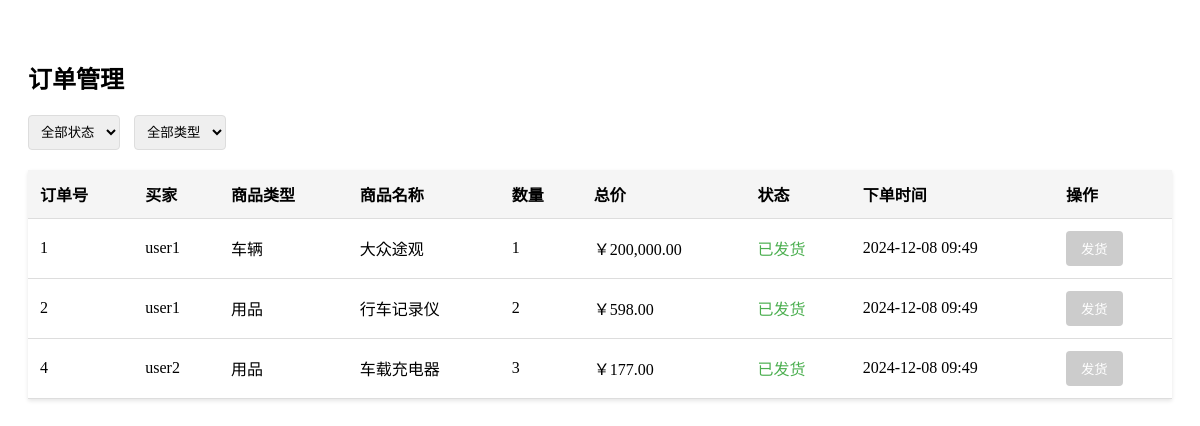
/seller/orders.php (signed in), run on the app's committed database.
### tables this page shows
CREATE TABLE orders (
    order_id INT PRIMARY KEY AUTO_INCREMENT,
    user_id INT,
    seller_id INT,
    item_type ENUM('car', 'product') NOT NULL,
    item_id INT NOT NULL,
    quantity INT NOT NULL,
    total_price DECIMAL(10,2) NOT NULL,
    status ENUM('未发货', '已发货') DEFAULT '未发货',
    created_at TIMESTAMP DEFAULT CURRENT_TIMESTAMP,
    FOREIGN KEY (user_id) REFERENCES users(user_id),
    FOREIGN KEY (seller_id) REFERENCES users(user_id)
);

CREATE TABLE users (
    user_id INT PRIMARY KEY AUTO_INCREMENT,
    username VARCHAR(50) NOT NULL UNIQUE,
    password VARCHAR(255) NOT NULL,
    phone VARCHAR(20),
    email VARCHAR(100),
    age INT,
    signature TEXT,
    address TEXT,
    role ENUM('user', 'seller') NOT NULL DEFAULT 'user',  
    created_at TIMESTAMP DEFAULT CURRENT_TIMESTAMP
);

### seller/orders.php (the view, shortened to what this page needs)
<?php
$sellerId = getCurrentUserId();
function getOrders($sellerId) {
    $db = Database::getInstance()->getConnection();
    $sql = "SELECT o.*, u.username as buyer_name,
            CASE
                WHEN o.item_type = 'car' THEN c.car_name
                WHEN o.item_type = 'product' THEN p.product_name
            END as item_name
            FROM orders o
            LEFT JOIN users u ON o.user_id = u.user_id
            LEFT JOIN cars c ON o.item_type = 'car' AND o.item_id = c.car_id
            LEFT JOIN products p ON o.item_type = 'product' AND o.item_id = p.product_id
            WHERE o.seller_id = ?
            ORDER BY o.created_at DESC";
    $stmt = $db->prepare($sql);
    $stmt->execute([$sellerId]);
    return $stmt->fetchAll(PDO::FETCH_ASSOC);
}
$orders = getOrders($sellerId);
?>
<!DOCTYPE html>
<html>
<head>
</head>
<body>
    <div class="container">
        <h2>订单管理</h2>
        <div class="filter-section">
            <select id="statusFilter">
                <option value="">全部状态</option>
            </select>
            <select id="typeFilter">
                <option value="">全部类型</option>
            </select>
        </div>
        <table class="orders-table">
            <thead>
                <tr>
                    <th>订单号</th>
                    <th>买家</th>
                    <th>商品类型</th>
                    <th>商品名称</th>
                    <th>数量</th>
                    <th>总价</th>
                    <th>状态</th>
                    <th>下单时间</th>
                    <th>操作</th>
                </tr>
            </thead>
            <tbody>
                <?php foreach ($orders as $order): ?>
                <tr class="order-row"
                    data-status="<?php echo $order['status']; ?>"
                    data-type="<?php echo $order['item_type']; ?>">
                    <td><?php echo $order['order_id']; ?></td>
                    <td><?php echo htmlspecialchars($order['buyer_name']); ?></td>
                    <td><?php echo $order['item_type'] == 'car' ? '车辆' : '用品'; ?></td>
                    <td><?php echo htmlspecialchars($order['item_name']); ?></td>
                    <td><?php echo $order['quantity']; ?></td>
                    <td>￥<?php echo number_format($order['total_price'], 2); ?></td>
                    <td class="status-<?php echo $order['status']; ?>">
                        <?php echo $order['status']; ?>
                    </td>
                    <td><?php echo date('Y-m-d H:i', strtotime($order['created_at'])); ?></td>
                    <td>
                        <button class="btn btn-primary ship-btn"
                                data-id="<?php echo $order['order_id']; ?>"
                                <?php echo $order['status'] == '已发货' ? 'disabled' : ''; ?>>
                            发货
                        </button>
                    </td>
                </tr>
                <?php endforeach; ?>
            </tbody>
        </table>
    </div>
</body>
</html>

### seller/orders.php (style rules this page uses)
.container { max-width: 1200px; margin: 20px auto; padding: 20px; }
.orders-table { width: 100%; border-collapse: collapse; background: white; box-shadow: 0 2px 4px rgba(0,0,0,0.1); }
.orders-table th, .orders-table td { padding: 12px; text-align: left; border-bottom: 1px solid #ddd; }
.orders-table th { background: #f5f5f5; }
.btn { padding: 8px 15px; border: none; border-radius: 4px; cursor: pointer; }
.btn-primary { background: #2196F3; color: white; }
.btn-primary:disabled { background: #ccc; cursor: not-allowed; }
.status-已发货 { color: #4CAF50; }
.filter-section { margin-bottom: 20px; }
.filter-section select { padding: 8px; margin-right: 10px; border: 1px solid #ddd; border-radius: 4px; }

### data on the page
orders: order_id "1", user.username "user1", item_type "车辆", item_name "大众途观", quantity "1", total_price "200,000.00", status "已发货", created_at "2024-12-08 09:49"
orders: order_id "2", user.username "user1", item_type "用品", item_name "行车记录仪", quantity "2", total_price "598.00", status "已发货", created_at "2024-12-08 09:49"
orders: order_id "4", user.username "user2", item_type "用品", item_name "车载充电器", quantity "3", total_price "177.00", status "已发货", created_at "2024-12-08 09:49"
